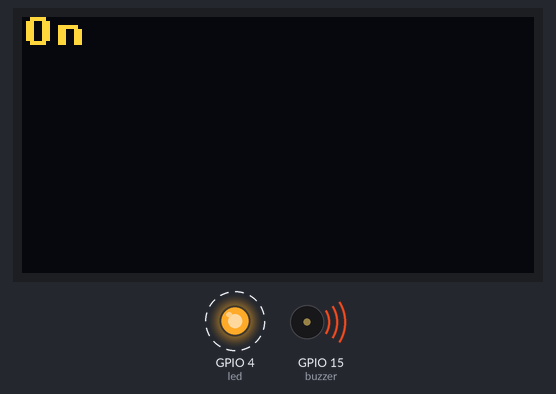
Bench run of a program on a simulated ESP32 board running MicroPython. On the bench: 128×64 one-colour display, output pins drawn as LEDs (lit = HIGH), buzzer (waves = sounding). Dashed ring = blinking. The OLED is the two-colour kind (top 16 rows yellow).

Above: at 0.1 s.
At 1.1 s:
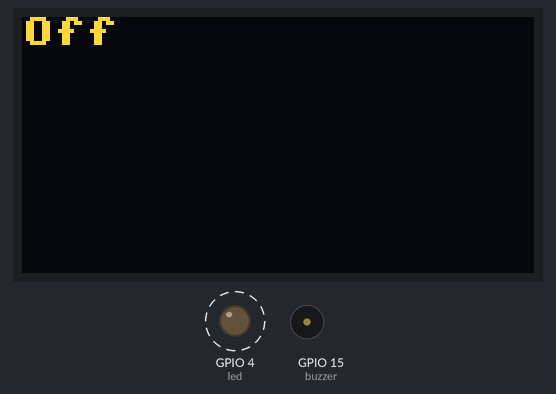
Timing chart, 0 to 130.0 s (numbered marks = the images above):
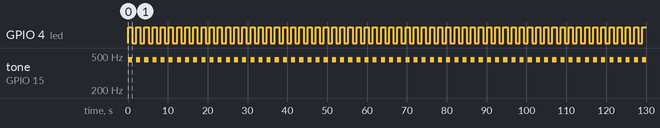

The program:

led_buzzer_oled.py
```python
from machine import Pin, PWM, I2C
import utime
from ssd1306 import SSD1306_I2C

led = Pin(4, Pin.OUT)
buzzer = PWM(Pin(15), freq = 450)

width = 128
height = 64
i2c = I2C(0, scl = Pin(22), sda = Pin(21))
oled = SSD1306_I2C(width, height, i2c)

def setup(led_val: int, buzzer_val: int, oled_text: str):
    oled.fill(0)
    led.value(led_val)
    buzzer.duty(buzzer_val)
    oled.text(oled_text, 0, 0)
    oled.show()
    utime.sleep(1)

def on():
    setup(1, 10, "On")

def off():
    setup(0, 0, "Off")

def main():
    while True:
        on()
        off()

if __name__ == "__main__":
    main()
```

Measured:
- by itself, GPIO 4 (led): alternates HIGH for 1.0 s and LOW for 1.0 s
- by itself, tone on GPIO 15 (buzzer): alternates 450 Hz for 1.0 s and silent for 1.0 s
